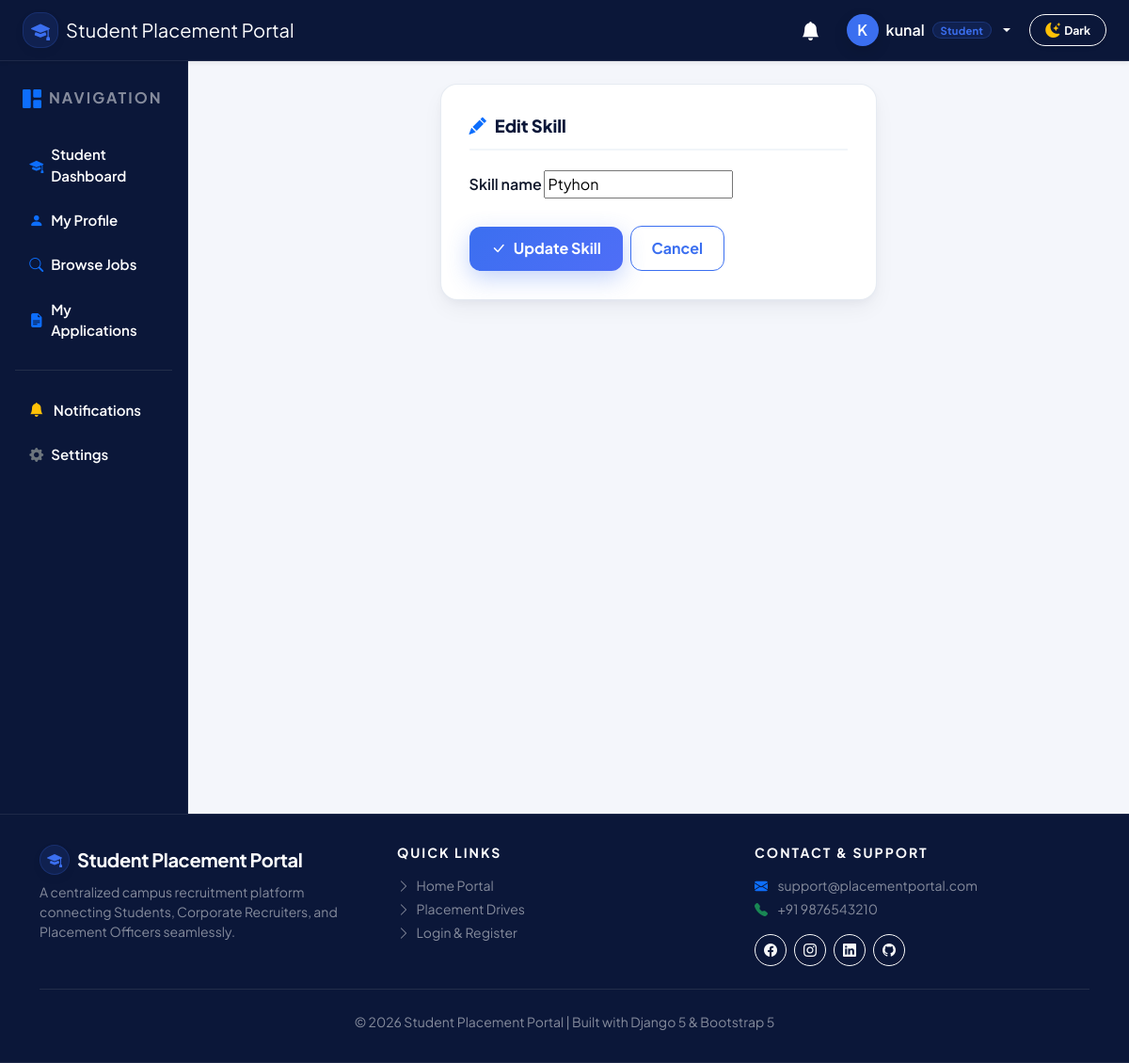
Screenshot of /students/skills/1/edit/ (signed in) with the database file from the repository.
### accounts/models.py (models this page shows, shortened)
class User(AbstractUser):
    ROLE_CHOICES = (
        ('student', 'Student'),
        ('recruiter', 'Recruiter'),
        ('officer', 'Placement Officer'),
    )
    role = models.CharField(
        max_length=20,
        choices=ROLE_CHOICES
    )
    phone = models.CharField(
        max_length=15,
        blank=True,
        null=True
    )
    profile_picture = models.ImageField(
        upload_to='profile_pictures/',
        blank=True,
        null=True
    )
    is_verified = models.BooleanField(default=False)
    created_at = models.DateTimeField(auto_now_add=True)
    updated_at = models.DateTimeField(auto_now=True)

### students/models.py (models this page shows, shortened)
class Skill(models.Model):
    student = models.ForeignKey(
        Student,
        on_delete=models.CASCADE,
        related_name="skills"
    )
    skill_name = models.CharField(max_length=100)

### students/views.py (the view)
@login_required
def edit_skill(request, skill_id):
    student = get_object_or_404(Student, user=request.user)
    skill = get_object_or_404(
        Skill,
        id=skill_id,
        student=student
    )
    if request.method == "POST":
        form = SkillForm(request.POST, instance=skill)
        if form.is_valid():
            form.save()
            return redirect("students:skills")
    else:
        form = SkillForm(instance=skill)
    return render(
        request,
        "student/edit_skill.html",
        {
            "form": form,
        }
    )

### students/forms.py
class SkillForm(forms.ModelForm):
    class Meta:
        model = Skill
        fields = [
            "skill_name",
        ]

### templates/student/edit_skill.html (shortened to what this page needs)
{% extends "base.html" %}
{% block content %}
<div class="row justify-content-center">
    <div class="col-lg-6">
        <div class="spp-card">
            <div class="spp-form-section-title">
                <i class="bi bi-pencil-fill text-primary"></i> Edit Skill
            </div>
            <form method="POST">
                {% for field in form %}
                    <div class="mb-3">
                        <label class="form-label fw-semibold" for="{{ field.id_for_label }}">{{ field.label }}</label>
                        {{ field }}
                    </div>
                {% endfor %}
                <div class="d-flex align-items-center gap-2 mt-4">
                    <button type="submit" class="btn-spp-primary">
                        <i class="bi bi-check-lg"></i> Update Skill
                    </button>
                    <a href="{% url 'students:skills' %}" class="btn-spp-outline">
                        Cancel
                    </a>
                </div>
            </form>
        </div>
    </div>
</div>
{% endblock %}

### templates/includes/navbar.html (shortened to what this page needs)
<nav class="navbar navbar-expand-lg navbar-dark shadow-sm sticky-top py-2.5" style="background-color: #0B1739 !important; border-bottom: 1px solid rgba(255,255,255,0.08); z-index: 1030;">
    <div class="container-fluid px-3 px-lg-4">
        <a class="navbar-brand d-flex align-items-center gap-2 fw-extrabold" href="/">
            <div class="spp-stat-icon blue p-0" style="width: 38px; height: 38px; font-size: 1.25rem;">
                <i class="bi bi-mortarboard-fill"></i>
            </div>
            <span class="fs-5 tracking-tight text-white">Student Placement Portal</span>
        </a>
        <div class="collapse navbar-collapse" id="navbarContent">
            <ul class="navbar-nav ms-auto align-items-lg-center gap-2 mt-2 mt-lg-0">
                {% if user.is_authenticated %}
                    <li class="nav-item me-1">
                        <a class="nav-link text-white position-relative px-2 py-1" href="{% url 'accounts:notifications' %}" title="Notifications">
                            <i class="bi bi-bell-fill fs-5"></i>
                        </a>
                    </li>
                    <li class="nav-item dropdown">
                        <a class="nav-link dropdown-toggle text-white d-flex align-items-center gap-2 fw-semibold px-2 py-1" href="#" role="button" data-bs-toggle="dropdown">
                            <div class="spp-avatar border-0" style="width: 34px; height: 34px; font-size: 1rem; background: var(--spp-blue); color: #ffffff;">
                                {{ user.username|slice:":1"|upper }}
                            </div>
                            <span class="text-white">{{ user.username }}</span>
                            {% if user.role == 'student' %}
                                <span class="spp-pill blue py-0 px-2" style="font-size: 0.7rem;">Student</span>
                            {% elif user.role == 'recruiter' %}
                                <span class="spp-pill purple py-0 px-2" style="font-size: 0.7rem;">Recruiter</span>
                            {% elif user.role == 'officer' %}
                                <span class="spp-pill orange py-0 px-2" style="font-size: 0.7rem;">TPO Officer</span>
                            {% endif %}
                        </a>
                    </li>
                {% endif %}
                <li class="nav-item ms-lg-1">
                    <button class="btn btn-sm btn-outline-light rounded-pill px-3 py-1.5 d-inline-flex align-items-center justify-content-center gap-1.5 shadow-sm" id="themeToggleBtn" title="Toggle Dark/Light Theme" type="button" style="cursor: pointer;">
                        <i class="bi bi-moon-stars-fill text-warning fs-6" id="themeToggleIcon"></i>
                        <span id="themeToggleLabel" class="small fw-bold text-white ms-1">Dark</span>
                    </button>
                </li>
            </ul>
        </div>
    </div>
</nav>

### static/css/style.css (style rules this page uses)
:root { --spp-navy: #0B1739; --spp-navy-dark: #070F26; --spp-navy-light: #162650; --spp-blue: #3B6FF0; --spp-blue-dark: #2553ca; --spp-grad-start: #4F6EF7; --spp-grad-end: #8B5CF6; --spp-bg: #F4F6FB; --spp-card-bg: #FFFFFF; --spp-text-main: #0F172A; --spp-text-muted: #64748B; --spp-border: #E2E8F0; --spp-green: #10B981; --spp-green-bg: rgba(16, 185, 129, 0.1); --spp-orange: #F59E0B; --spp-orange-bg: rgba(245, 158, 11, 0.1); --spp-purple: #8B5CF6; --spp-purple-bg: rgba(139, 92, 246, 0.1); --spp-red: #EF4444; --spp-red-bg: rgba(239, 68, 68, 0.1); --spp-gray: #64748B; --spp-gray-bg: rgba(100, 116, 139, 0.1); --spp-shadow-sm: 0 2px 5px rgba(11, 23, 57, 0.04), 0 1px 2px rgba(11, 23, 57, 0.02); --spp-shadow-md: 0 10px 25px -3px rgba(11, 23, 57, 0.06), 0 4px 10px -2px rgba(11, 23, 57, 0.04); --spp-shadow-lg: 0 20px 40px -4px rgba(11, 23, 57, 0.1); --spp-shadow-glow: 0 8px 25px rgba(59, 111, 240, 0.3); }
body { background-color: var(--spp-bg); color: var(--spp-text-main); font-family: 'Plus Jakarta Sans', -apple-system, BlinkMacSystemFont, "Segoe UI", Roboto, sans-serif; min-height: 100vh; -webkit-font-smoothing: antialiased; }
.spp-card { background: var(--spp-card-bg); border-radius: 18px; border: 1px solid rgba(226, 232, 240, 0.85); box-shadow: var(--spp-shadow-md); padding: 1.85rem; margin-bottom: 1.75rem; transition: transform 0.25s ease, box-shadow 0.25s ease, border-color 0.25s ease; }
.spp-stat-icon { width: 56px; height: 56px; border-radius: 16px; display: flex; align-items: center; justify-content: center; font-size: 1.65rem; flex-shrink: 0; box-shadow: 0 4px 12px rgba(0, 0, 0, 0.04); }
.spp-stat-icon.blue { background: rgba(59, 111, 240, 0.12); color: var(--spp-blue); border: 1px solid rgba(59, 111, 240, 0.2); }
.spp-pill { display: inline-flex; align-items: center; gap: 0.4rem; padding: 0.4rem 0.9rem; border-radius: 50rem; font-size: 0.8125rem; font-weight: 700; letter-spacing: 0.2px; }
.spp-pill.blue { background: rgba(59, 111, 240, 0.12); color: var(--spp-blue); border: 1px solid rgba(59, 111, 240, 0.25); }
.btn-spp-primary { background: linear-gradient(135deg, #3B6FF0 0%, #4F6EF7 100%); color: #ffffff; border: none; border-radius: 12px; padding: 0.72rem 1.45rem; font-weight: 700; text-decoration: none; display: inline-flex; align-items: center; justify-content: center; gap: 0.5rem; box-shadow: var(--spp-shadow-glow); transition: all 0.25s cubic-bezier(0.4, 0, 0.2, 1); }
.btn-spp-outline { background-color: transparent; color: var(--spp-blue); border: 1.75px solid var(--spp-blue); border-radius: 12px; padding: 0.68rem 1.35rem; font-weight: 700; text-decoration: none; display: inline-flex; align-items: center; justify-content: center; gap: 0.5rem; transition: all 0.25s cubic-bezier(0.4, 0, 0.2, 1); }
.spp-form-section-title { font-size: 1.15rem; font-weight: 800; color: var(--spp-navy); margin-bottom: 1.35rem; padding-bottom: 0.65rem; border-bottom: 2px solid #F1F5F9; display: flex; align-items: center; gap: 0.55rem; }
.spp-avatar { width: 76px; height: 76px; border-radius: 50%; object-fit: cover; border: 3px solid #ffffff; box-shadow: 0 6px 16px rgba(0,0,0,0.12); background-color: #E2E8F0; display: inline-flex; align-items: center; justify-content: center; font-size: 1.85rem; color: var(--spp-navy); }

### rows the page displays
User: username "K", username "kunal"
Skill: form "Ptyhon"

### other values shown
{{ field.label }} "Skill name"
